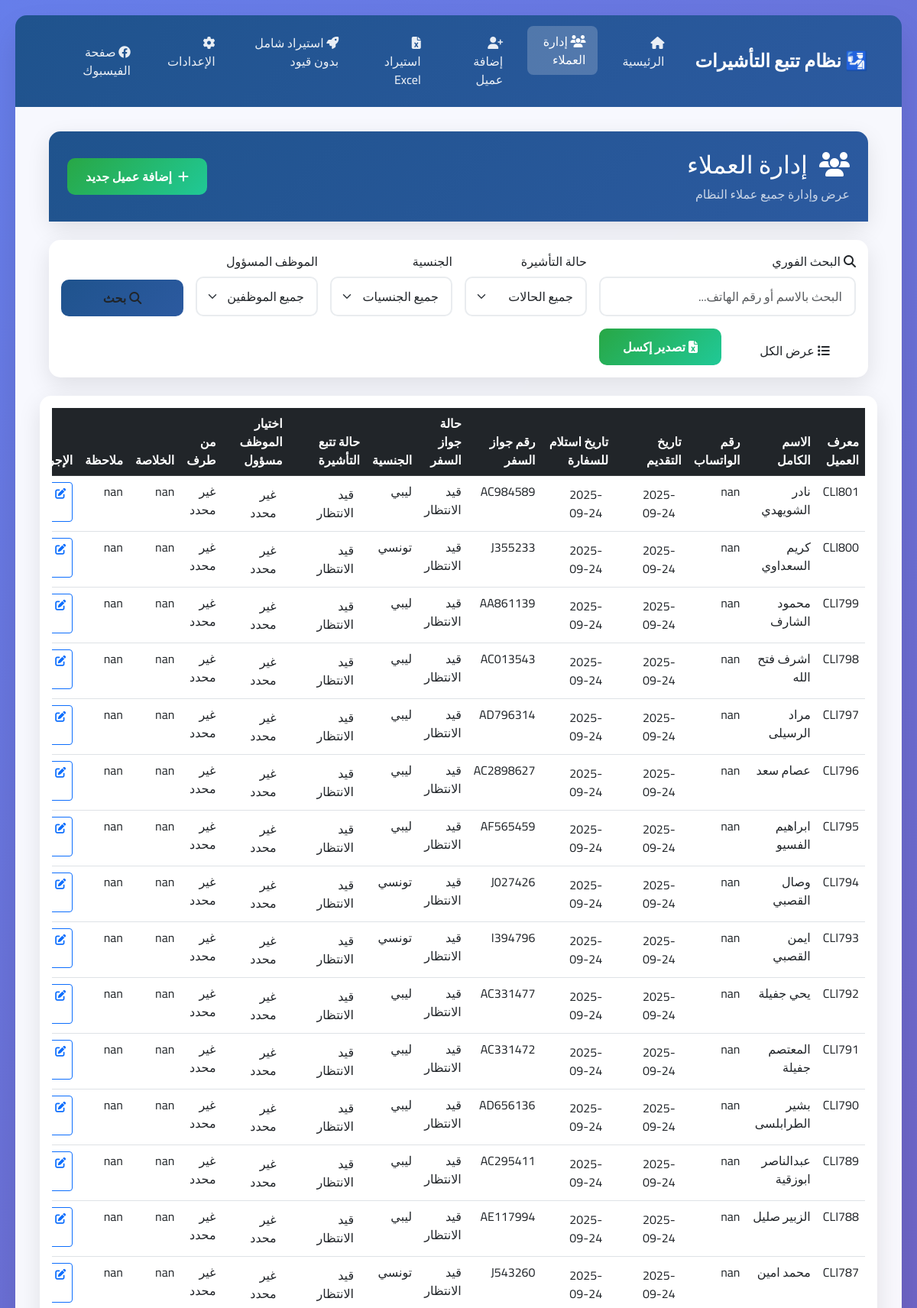
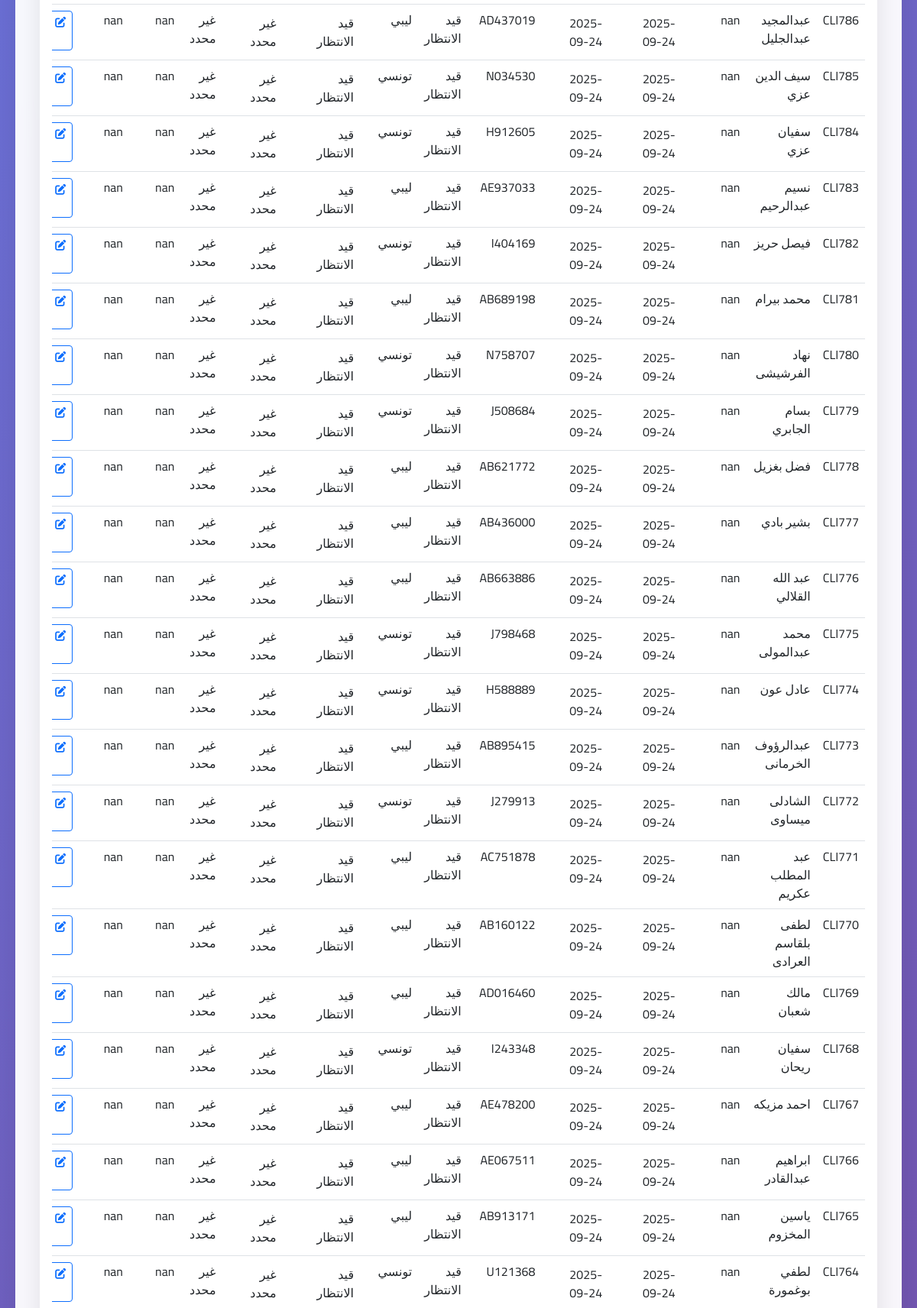
/clients?page=5&per_page=50&search=&status=&nationality=&employee= (upper part), run on the app's committed database (2 pictures, top to bottom).
### tables this page shows
CREATE TABLE clients (
        id INTEGER PRIMARY KEY AUTOINCREMENT,
        client_id TEXT UNIQUE,
        full_name TEXT,
        whatsapp_number TEXT,
        whatsapp_number_clean TEXT,
        application_date TEXT,
        transaction_date TEXT,
        passport_number TEXT,
        passport_status TEXT,
        passport_status_normalized TEXT,
        nationality TEXT,
        visa_status TEXT,
        visa_status_normalized TEXT,
        processed_by TEXT,
        summary TEXT,
        notes TEXT,
        responsible_employee TEXT,
        
        -- Nouvelles colonnes pour supporter tous les formats
        original_row_number INTEGER,
        import_timestamp TEXT,
        is_duplicate BOOLEAN DEFAULT 0,
        has_empty_fields BOOLEAN DEFAULT 0,
        has_errors BOOLEAN DEFAULT 0,
        original_data TEXT,  -- JSON des données originales
        
        -- Colonnes supplémentaires du fichier Excel
        excel_col_0 TEXT,
        excel_col_1 TEXT,
        excel_col_2 TEXT,
        excel_col_3 TEXT,
        excel_col_4 TEXT,
        excel_col_5 TEXT,
        excel_col_6 TEXT,
        excel_col_7 TEXT,
        excel_col_8 TEXT,
        excel_col_9 TEXT,
        excel_col_10 TEXT,
        excel_col_11 TEXT,
        excel_col_12 TEXT,
        
        created_at TIMESTAMP DEFAULT CURRENT_TIMESTAMP,
        updated_at TIMESTAMP DEFAULT CURRENT_TIMESTAMP
    , auto_generated_id BOOLEAN DEFAULT FALSE, empty_name_accepted BOOLEAN DEFAULT FALSE, extra_data TEXT);

### app.py (the view)
@app.route('/clients', endpoint='clients_list')
def clients_list():
    print(f"🎯 ROUTE /clients APPELÉE - DÉBUT DU TRAITEMENT")
    print(f"🎯 URL: {request.url}")
    print(f"🎯 ARGS: {dict(request.args)}")
    try:
        page = int(request.args.get('page', 1))
        per_page_param = request.args.get('per_page', '50')  # Réduit de 100 à 50
        if per_page_param == 'all':
            per_page = 10000  # Nombre très élevé pour afficher tous les clients
        else:
            per_page = int(per_page_param)
        search_term = request.args.get('search', '')
        status_filter = request.args.get('status', '')
        nationality_filter = request.args.get('nationality', '')
        employee_filter = request.args.get('employee', '')
        filters = {}
        if search_term:
            filters['search'] = search_term
        if status_filter and status_filter in Client.VISA_STATUS_OPTIONS:
            filters['visa_status'] = status_filter
        if nationality_filter and nationality_filter in Client.NATIONALITY_OPTIONS:
            filters['nationality'] = nationality_filter
        if employee_filter and employee_filter in Client.EMPLOYEE_OPTIONS:
            filters['responsible_employee'] = employee_filter
        print(f"🎯 AVANT APPEL CONTRÔLEUR - page: {page}, per_page: {per_page}, filters: {filters}")
        if filters:
            clients, total = client_controller.get_filtered_clients(filters, page, per_page)
        else:
            clients, total = client_controller.get_all_clients(page, per_page)
        print(f"🎯 APRÈS APPEL CONTRÔLEUR - clients: {len(clients)}, total: {total}")
        print(f"🎯 PREMIERS CLIENTS: {[c.get('client_id', 'N/A') for c in clients[:3]]}")
        print(f"🎯 TOUS LES CLIENTS: {[c.get('client_id', 'N/A') for c in clients]}")  # DEBUG: afficher tous les clients
        with open('debug_route.log', 'w', encoding='utf-8') as f:
            f.write(f"Page: {page}, Per page: {per_page}\n")
            f.write(f"Total clients: {total}\n")
            f.write(f"Clients returned: {len(clients)}\n")
            f.write(f"Client IDs: {[c.get('client_id', 'N/A') for c in clients]}\n")
            f.write(f"CLI1000 present: {'CLI1000' in [c.get('client_id', 'N/A') for c in clients]}\n")
        total_pages = (total + per_page - 1) // per_page
        has_prev = page > 1
        has_next = page < total_pages
        pagination = {
            'page': page,
            'per_page': per_page,
            'total': total,
            'total_pages': total_pages,
            'has_prev': has_prev,
            'has_next': has_next,
            'prev_num': page - 1 if has_prev else None,
            'next_num': page + 1 if has_next else None
        }
        mapped_clients = clients
        print(f"🐛 DEBUG CRITIQUE: Nombre de clients récupérés: {len(clients)}")
        print(f"🐛 DEBUG CRITIQUE: Total: {total}")
        print(f"🐛 DEBUG CRITIQUE: Premiers clients: {[c.get('client_id', 'N/A') for c in clients[:3]]}")
        print(f"🐛 DEBUG CRITIQUE: Base de données: {db_manager.db_path}")
        print(f"🐛 DEBUG CRITIQUE: Type de contrôleur: {type(client_controller)}")
        return render_template('clients.html',
                             clients=mapped_clients,
                             pagination=pagination,
                             search_term=search_term,
                             status_filter=status_filter,
                             nationality_filter=nationality_filter,
                             employee_filter=employee_filter,
                             visa_statuses=Client.VISA_STATUS_OPTIONS,
                             nationalities=Client.NATIONALITY_OPTIONS,
                             employees=Client.EMPLOYEE_OPTIONS,
                             app_title='نظام تتبع التأشيرات',
                             company_name='شركة تسهيل للخدمات',
                             facebook_link='https://facebook.com/yourpage')
    except Exception as e:
        flash(f'خطأ في تحميل قائمة العملاء: {str(e)}', 'error')
        return render_template('clients.html', clients=[], pagination={'page': 1, 'total': 0, 'total_pages': 0})

### app.py (called while the page is built)
@app.context_processor
def inject_rtl_support():
    from datetime import datetime
    return {
        'rtl_support': True,
        'app_title': '🛂 نظام تتبع التأشيرات الذكي - TCA',
        'company_name': 'شركة تونس للاستشارات والخدمات',
        'facebook_link': 'https://www.facebook.com/share/1D4dHp2z74/?mibextid=wwXIfr',
        'current_datetime': datetime.now().strftime('%Y-%m-%d %H:%M')
    }

### src/controllers/client_controller.py (called while the page is built)
    def get_all_clients(self, page: int = 1, per_page: int = 50) -> tuple[List[Dict[str, Any]], int]:
        try:
            clients, total = self.db_manager.get_all_clients(page, per_page)
            return [dict(client) for client in clients], total
        except Exception as e:
            print(f"Erreur lors de la récupération des clients: {e}")
            return [], 0

### src/database/database_manager.py (called while the page is built)
    def get_connection(self):
        return sqlite3.connect(self.db_path)

    def get_all_clients(self, page: int = 1, per_page: int = 50) -> tuple[List[sqlite3.Row], int]:
        conn = self.get_connection()
        conn.row_factory = sqlite3.Row
        cursor = conn.cursor()
        try:
            cursor.execute('SELECT COUNT(*) FROM clients')
            total = cursor.fetchone()[0]
            offset = (page - 1) * per_page
            cursor.execute("""
                SELECT * FROM clients
                ORDER BY
                    CASE WHEN client_id IS NULL OR client_id = '' THEN 1 ELSE 0 END ASC,
                    CAST(SUBSTR(client_id, 4) AS INTEGER) DESC
                LIMIT ? OFFSET ?
            """, (per_page, offset))
            clients = cursor.fetchall()
            return clients, total
        finally:
            conn.close()

### templates/clients.html (shortened to what this page needs)
{% extends "base.html" %}
{% block content %}
<div class="container-fluid">
 <div class="row mb-4">
 <div class="col-12">
  <div class="card card-modern">
  <div class="card-header-modern">
   <div class="row align-items-center">
   <div class="col">
    <h2 class="mb-0">
    <i class="fas fa-users me-2"></i> إدارة العملاء
    </h2>
    <p class="mb-0 mt-2 opacity-75">عرض وإدارة جميع عملاء النظام</p>
   </div>
   <div class="col-auto">
    <a href="{{ url_for('add_client') }}" class="btn btn-success-custom">
    <i class="fas fa-plus me-2"></i>إضافة عميل جديد
    </a>
   </div>
   </div>
  </div>
  </div>
 </div>
 </div>
 <div class="row mb-4">
 <div class="col-12">
  <div class="card card-modern">
  <div class="card-body">
   <form method="GET" action="{{ url_for('clients_list') }}" class="row g-3">
   <div class="col-lg-4 col-md-6">
    <label for="search" class="form-label">
    <i class="fas fa-search me-1"></i>البحث الفوري
    </label>
    <input type="text" class="form-control" id="search" name="search"
      value="{{ search_term }}" placeholder="البحث بالاسم أو رقم الهاتف...">
   </div>
   <div class="col-lg-2 col-md-6">
    <label for="status" class="form-label">حالة التأشيرة</label>
    <select class="form-select" id="status" name="status">
    <option value="">جميع الحالات</option>
    </select>
   </div>
   <div class="col-lg-2 col-md-6">
    <label for="nationality" class="form-label">الجنسية</label>
    <select class="form-select" id="nationality" name="nationality">
    <option value="">جميع الجنسيات</option>
    </select>
   </div>
   <div class="col-lg-2 col-md-6">
    <label for="employee" class="form-label">الموظف المسؤول</label>
    <select class="form-select" id="employee" name="employee">
    <option value="">جميع الموظفين</option>
    </select>
   </div>
   <div class="col-lg-2 col-md-6 d-flex align-items-end">
    <button type="submit" class="btn btn-primary-custom w-100">
    <i class="fas fa-search me-1"></i>بحث
    </button>
   </div>
   <div class="col-lg-2 col-md-6 d-flex align-items-end">
    <a href="{{ url_for('clients_list', per_page='all') }}" class="btn btn-info-custom w-100">
    <i class="fas fa-list me-1"></i>عرض الكل
    </a>
   </div>
   <div class="col-lg-2 col-md-6 d-flex align-items-end">
    <button type="button" class="btn btn-success-custom w-100" onclick="exportToExcel()">
    <i class="fas fa-file-excel me-1"></i>تصدير إكسل
    </button>
   </div>
   </div>
  </div>
  </div>
 </div>
 </div>
 <div class="row">
 <div class="col-12">
  <div class="card card-modern">
  <div class="card-body">
   {% if clients and clients|length > 0 %}
   <div class="table-responsive">
    <table class="table table-hover">
    <thead class="table-dark">
     <tr>
     <th>معرف العميل</th>
     <th>الاسم الكامل</th>
     <th>رقم الواتساب</th>
     <th>تاريخ التقديم</th>
     <th>تاريخ استلام للسفارة</th>
     <th>رقم جواز السفر</th>
     <th>حالة جواز السفر</th>
     <th>الجنسية</th>
     <th>حالة تتبع التأشيرة</th>
     <th>اختيار الموظف مسؤول</th>
     <th>من طرف</th>
     <th>الخلاصة</th>
     <th>ملاحظة</th>
     <th>الإجراءات</th>
     </tr>
    </thead>
    <tbody>
     {% for client in clients %}
     <tr>
     <td>{{ client.get('client_id', 'غير محدد') }}</td>
     <td>{{ client.get('full_name', 'غير محدد') }}</td>
     <td>{{ client.get('whatsapp_number', 'غير محدد') }}</td>
     <td>
      <div class="inline-edit-container" data-field="application_date" data-client-id="{{ client.get('client_id', '') }}">
       <div class="inline-edit-display">
        <span class="field-value">{{ client.get('file_date', client.get('application_date', 'غير محدد')) }}</span>
       </div>
      </div>
     </td>
     <td>
      <div class="inline-edit-container" data-field="transaction_date" data-client-id="{{ client.get('client_id', '') }}">
       <div class="inline-edit-display">
        <span class="field-value">{{ client.get('reception_date', client.get('transaction_date', 'غير محدد')) }}</span>
       </div>
      </div>
     </td>
     <td>{{ client.get('passport_number', 'غير محدد') }}</td>
     <td>{{ client.get('passport_status', 'غير محدد') }}</td>
     <td>{{ client.get('nationality', 'غير محدد') }}</td>
     <td>
      <div class="inline-edit-container" data-field="visa_status" data-client-id="{{ client.get('client_id', '') }}">
       <div class="inline-edit-display">
        <span class="field-value">{{ client.get('visa_status', 'غير محدد') }}</span>
       </div>
      </div>
     </td>
     <td>
      <div class="inline-edit-container" data-field="responsible_employee" data-client-id="{{ client.get('client_id', '') }}">
       <div class="inline-edit-display">
        <span class="field-value">{{ client.get('responsible_employee', 'غير محدد') }}</span>
       </div>
      </div>
     </td>
     <td>{{ client.get('processed_by', 'غير محدد') }}</td>
     <td>{{ client.get('summary', 'غير محدد') }}</td>
     <td>{{ client.get('notes', 'غير محدد') }}</td>
     <td>
      <div class="btn-group" role="group">
      <a href="{{ url_for('edit_client', client_id=client.get('client_id', '')) }}"
        class="btn btn-sm btn-outline-primary" title="تعديل">
       <i class="fas fa-edit"></i>
      </a>
      </div>
     </td>
     </tr>
     {% endfor %}
    </tbody>
    </table>
   </div>
   {% else %}
   <div class="text-center py-5">
    <i class="fas fa-users fa-3x text-muted mb-3"></i>
    <h4 class="text-muted">لا توجد نتائج</h4>
    <p class="text-muted">لم يتم العثور على أي عملاء مطابقين للمعايير المحددة</p>
   </div>
   {% endif %}
  </div>
  </div>
  </div>
 </div>
</div>
{% endblock %}

### static/css/styles.fd3d584b206e4d6370ba.css (style rules this page uses)
:root { --primary-color:#1f538d;--secondary-color:#2c5aa0;--accent-color:#f8f9fa;--success-color:#28a745;--warning-color:#ffc107;--danger-color:#dc3545;--info-color:#17a2b8;--dark-color:#343a40;--light-color:#f8f9fa }
body { background:linear-gradient(135deg,#667eea,#764ba2);direction:rtl;font-family:Cairo,sans-serif;min-height:100vh }
.card-modern { background:#fff;border:none;border-radius:15px;box-shadow:0 10px 30px rgba(0,0,0,.1);transition:all .3s ease }
.card-header-modern { border-radius:15px 15px 0 0!important;color:#fff;padding:1.5rem }
.btn-primary-custom,.card-header-modern { background:linear-gradient(135deg,var(--primary-color) 0,var(--secondary-color) 100%);border:none }
.btn-primary-custom { border-radius:10px;font-weight:600;padding:.75rem 1.5rem;transition:all .3s ease }
.btn-success-custom { background:linear-gradient(135deg,var(--success-color) 0,#20c997 100%);border:none;border-radius:10px;color:#fff;font-weight:600;padding:.75rem 1.5rem;transition:all .3s ease }
.form-control,.form-select { border:2px solid #e9ecef;border-radius:10px;padding:.75rem 1rem;transition:all .3s ease }
.table-responsive { -webkit-overflow-scrolling:touch }
* { backface-visibility:hidden;transform:translateZ(0) }
.col-lg-4.col-md-6 { position:relative }
.inline-edit-container { cursor:pointer;position:relative;transition:all .2s ease }
.inline-edit-display { align-items:center;display:flex;justify-content:space-between;min-height:32px;padding:4px 8px }

### data on the page
clients: get "CLI801", get "نادر الشويهدي", get "nan", get "2025-09-24", get "AC984589", get "قيد الانتظار", get "ليبي", get "غير محدد"
clients: get "CLI800", get "كريم السعداوي", get "nan", get "2025-09-24", get "J355233", get "قيد الانتظار", get "تونسي", get "غير محدد"
clients: get "CLI799", get "محمود الشارف", get "nan", get "2025-09-24", get "AA861139", get "قيد الانتظار", get "ليبي", get "غير محدد"
clients: get "CLI798", get "اشرف فتح الله", get "nan", get "2025-09-24", get "AC013543", get "قيد الانتظار", get "ليبي", get "غير محدد"
clients: get "CLI797", get "مراد الرسيلى", get "nan", get "2025-09-24", get "AD796314", get "قيد الانتظار", get "ليبي", get "غير محدد"
clients: get "CLI796", get "عصام سعد", get "nan", get "2025-09-24", get "AC2898627", get "قيد الانتظار", get "ليبي", get "غير محدد"
clients: get "CLI795", get "ابراهيم الفسيو", get "nan", get "2025-09-24", get "AF565459", get "قيد الانتظار", get "ليبي", get "غير محدد"
clients: get "CLI794", get "وصال القصبي", get "nan", get "2025-09-24", get "J027426", get "قيد الانتظار", get "تونسي", get "غير محدد"
clients: get "CLI793", get "ايمن القصبي", get "nan", get "2025-09-24", get "I394796", get "قيد الانتظار", get "تونسي", get "غير محدد"
clients: get "CLI792", get "يحي جفيلة", get "nan", get "2025-09-24", get "AC331477", get "قيد الانتظار", get "ليبي", get "غير محدد"
clients: get "CLI791", get "المعتصم جفيلة", get "nan", get "2025-09-24", get "AC331472", get "قيد الانتظار", get "ليبي", get "غير محدد"
clients: get "CLI790", get "بشير الطرابلسى", get "nan", get "2025-09-24", get "AD656136", get "قيد الانتظار", get "ليبي", get "غير محدد"
clients: get "CLI789", get "عبدالناصر ابوزقية", get "nan", get "2025-09-24", get "AC295411", get "قيد الانتظار", get "ليبي", get "غير محدد"
clients: get "CLI788", get "الزبير صليل", get "nan", get "2025-09-24", get "AE117994", get "قيد الانتظار", get "ليبي", get "غير محدد"
clients: get "CLI787", get "محمد امين", get "nan", get "2025-09-24", get "J543260", get "قيد الانتظار", get "تونسي", get "غير محدد"
clients: get "CLI786", get "عبدالمجيد عبدالجليل", get "nan", get "2025-09-24", get "AD437019", get "قيد الانتظار", get "ليبي", get "غير محدد"
clients: get "CLI785", get "سيف الدين عزي", get "nan", get "2025-09-24", get "N034530", get "قيد الانتظار", get "تونسي", get "غير محدد"
clients: get "CLI784", get "سفيان عزي", get "nan", get "2025-09-24", get "H912605", get "قيد الانتظار", get "تونسي", get "غير محدد"
clients: get "CLI783", get "نسيم عبدالرحيم", get "nan", get "2025-09-24", get "AE937033", get "قيد الانتظار", get "ليبي", get "غير محدد"
clients: get "CLI782", get "فيصل حريز", get "nan", get "2025-09-24", get "I404169", get "قيد الانتظار", get "تونسي", get "غير محدد"
clients: get "CLI781", get "محمد بيرام", get "nan", get "2025-09-24", get "AB689198", get "قيد الانتظار", get "ليبي", get "غير محدد"
clients: get "CLI780", get "نهاد الفرشيشى", get "nan", get "2025-09-24", get "N758707", get "قيد الانتظار", get "تونسي", get "غير محدد"
clients: get "CLI779", get "بسام الجابري", get "nan", get "2025-09-24", get "J508684", get "قيد الانتظار", get "تونسي", get "غير محدد"
clients: get "CLI778", get "فضل بغزيل", get "nan", get "2025-09-24", get "AB621772", get "قيد الانتظار", get "ليبي", get "غير محدد"
clients: get "CLI777", get "بشير بادي", get "nan", get "2025-09-24", get "AB436000", get "قيد الانتظار", get "ليبي", get "غير محدد"
clients: get "CLI776", get "عبد الله القلالي", get "nan", get "2025-09-24", get "AB663886", get "قيد الانتظار", get "ليبي", get "غير محدد"
clients: get "CLI775", get "محمد عبدالمولى", get "nan", get "2025-09-24", get "J798468", get "قيد الانتظار", get "تونسي", get "غير محدد"
clients: get "CLI774", get "عادل عون", get "nan", get "2025-09-24", get "H588889", get "قيد الانتظار", get "تونسي", get "غير محدد"
clients: get "CLI773", get "عبدالرؤوف الخرمانى", get "nan", get "2025-09-24", get "AB895415", get "قيد الانتظار", get "ليبي", get "غير محدد"
clients: get "CLI772", get "الشادلى ميساوى", get "nan", get "2025-09-24", get "J279913", get "قيد الانتظار", get "تونسي", get "غير محدد"
clients: get "CLI771", get "عبد المطلب عكريم", get "nan", get "2025-09-24", get "AC751878", get "قيد الانتظار", get "ليبي", get "غير محدد"
clients: get "CLI770", get "لطفى بلقاسم العرادى", get "nan", get "2025-09-24", get "AB160122", get "قيد الانتظار", get "ليبي", get "غير محدد"
clients: get "CLI769", get "مالك شعبان", get "nan", get "2025-09-24", get "AD016460", get "قيد الانتظار", get "ليبي", get "غير محدد"
clients: get "CLI768", get "سفيان ريحان", get "nan", get "2025-09-24", get "I243348", get "قيد الانتظار", get "تونسي", get "غير محدد"
clients: get "CLI767", get "احمد مزيكه", get "nan", get "2025-09-24", get "AE478200", get "قيد الانتظار", get "ليبي", get "غير محدد"
clients: get "CLI766", get "ابراهيم عبدالقادر", get "nan", get "2025-09-24", get "AE067511", get "قيد الانتظار", get "ليبي", get "غير محدد"
clients: get "CLI765", get "ياسين المخزوم", get "nan", get "2025-09-24", get "AB913171", get "قيد الانتظار", get "ليبي", get "غير محدد"
clients: get "CLI764", get "لطفي بوغمورة", get "nan", get "2025-09-24", get "U121368", get "قيد الانتظار", get "تونسي", get "غير محدد"

### other printed values
{{ app_title }} "نظام تتبع التأشيرات"
